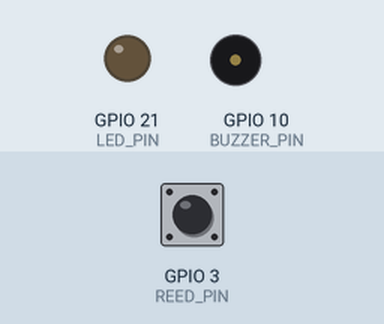
The program below on a simulated Seeed XIAO ESP32-C3. Parts: output pins drawn as LEDs (lit = HIGH), buzzer (waves = sounding). The inputs (shaded band) are chosen by the test bench; at power-on: GPIO 3 (REED_PIN) HIGH.

Above: at 1.2 s.
1.3 s: GPIO 3 (REED_PIN) pulsed LOW 2 times (0.12 s each, 0.3 s apart)
At 8.1 s:
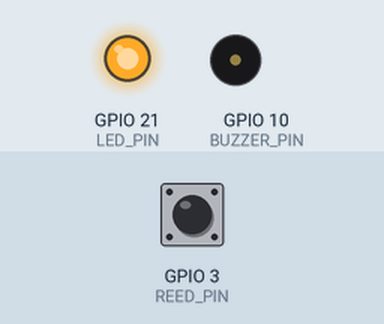
At 10.3 s:
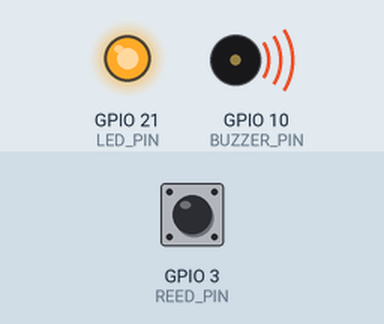
Timing chart, 0 to 12.0 s (numbered marks = the images above; inputs shaded):
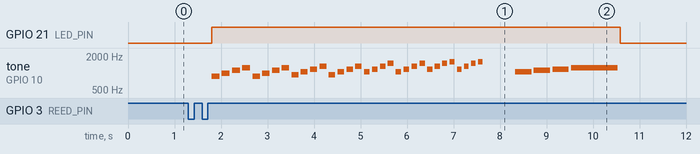

Measured:
- after the input at 1.3 s, GPIO 21 (LED_PIN): LOW → HIGH after 0.50 s, → LOW 8.8 s later; tone on GPIO 10 (BUZZER_PIN): plays 880 Hz for 0.17 s, 988 Hz for 0.17 s, 1109 Hz for 0.17 s, 1245 Hz for 0.17 s, 880 Hz for 0.16 s, 988 Hz for 0.16 s … (36 notes in this stretch), starting after 0.50 s

The program:

main.cpp
```cpp
#include <Arduino.h>
#include "melody.h"

#define BUZZER_PIN     10
#define REED_PIN       3
#define LED_PIN        21
#define MAX_PLAY_COUNT 1

int playedflag = 0;
int previousReedState = HIGH;
void playMelody(int melody[], int durations[], int length);

void setup() {
  pinMode(LED_PIN, OUTPUT);
  digitalWrite(LED_PIN, LOW);
  pinMode(REED_PIN, INPUT_PULLUP);
  ledcAttachPin(BUZZER_PIN, 0);
}

void loop() {
  int currentReedState = digitalRead(REED_PIN);

  if (previousReedState == LOW && currentReedState == HIGH && playedflag == 0) {
    for (int i = 0; i < MAX_PLAY_COUNT; i++) {
      digitalWrite(LED_PIN, HIGH);
      playMelody(melody1, durations1, melody1Length);
      delay(650);
      playMelody(melody2, durations2, melody2Length);
    }
    playedflag = 1;
    digitalWrite(LED_PIN, LOW);
  }

  if (previousReedState == HIGH && currentReedState == LOW) {
    playedflag = 0;
  }

  previousReedState = currentReedState;
  delay(200);
}

void playMelody(int melody[], int durations[], int length) {
  for (int i = 0; i < length; i++) {
    ledcSetup(0, melody[i], 8);
    ledcWrite(0, 5);
    delay(durations[i]);
    ledcWrite(0, 0);
    delay(50);
  }
}
```

melody.h
```cpp
#ifndef MELODY_H
#define MELODY_H

// 音階定義
#define NOTE_G4    784
#define NOTE_Ab4   830
#define NOTE_A4    880
#define NOTE_Bb4   932
#define NOTE_B4    988
#define NOTE_C5    1047
#define NOTE_Cs5   1109
#define NOTE_D5    1175
#define NOTE_Ds5   1245
#define NOTE_E5    1319
#define NOTE_Fs5   1480
#define NOTE_G5    1568
#define NOTE_A5    1760
#define NOTE_B5    1976
#define NOTE_C6    2093
#define NOTE_D6    2349
#define NOTE_F6    2794
#define NOTE_G6    3136

// 音階（周波数）とそれに対応する音の長さ
extern int melody1[];
extern int durations1[];
extern int melody2[];
extern int durations2[];

extern const int melody1Length;
extern const int melody2Length;

#endif
```

melody.cpp
```cpp
#include "melody.h"

int melody1[] = {
  NOTE_A4, NOTE_B4, NOTE_Cs5, NOTE_Ds5,
  NOTE_A4, NOTE_B4, NOTE_Cs5, NOTE_Ds5,
  NOTE_Bb4, NOTE_C5, NOTE_D5, NOTE_E5,
  NOTE_Bb4, NOTE_C5, NOTE_D5, NOTE_E5,
  NOTE_C5, NOTE_D5, NOTE_E5, NOTE_Fs5,
  NOTE_C5, NOTE_D5, NOTE_E5, NOTE_Fs5,
  NOTE_D5, NOTE_E5, NOTE_Fs5, NOTE_G5,
  NOTE_D5, NOTE_E5, NOTE_Fs5, NOTE_G5
};

int durations1[] = {
  170, 170, 170, 170,
  160, 160, 160, 160,
  150, 150, 150, 150,
  140, 140, 140, 140,
  120, 120, 120, 120,
  120, 120, 120, 120,
  110, 110, 110, 110,
  100, 100, 100, 100
};

int melody2[] = {
  NOTE_C5, NOTE_Cs5, NOTE_D5, NOTE_Ds5
};

int durations2[] = {
  350, 350, 350, 1000
};

const int melody1Length = sizeof(melody1) / sizeof(melody1[0]);
const int melody2Length = sizeof(melody2) / sizeof(melody2[0]);
```
